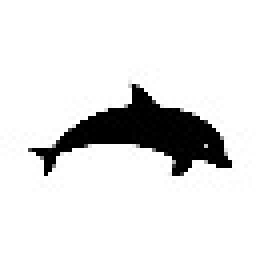
#> input picture test/dolphin_64.jpg, 64 x 64 px (shown 4 times larger)
$ jupyter execute --allow-errors gencol_multi_marginal_multi_dim_optimized.ipynb
#> lines starting #> are read from the running program, lines starting #| are printed output that depends on the picture
[cell 1]
import matplotlib.pyplot as plt
import numpy as np
from tqdm import tqdm
from PIL import Image
import scipy.sparse as sp
import time
import itertools
import scipy
import cvxpy as cp
import random
import matplotlib
import math
# [23 lines left out: function create_array, not called in this run]

class Genetic_Algorithm:
    def __init__(self, img_list):


        self.N = img_list[0].shape[0]
        self.dim = len(img_list[0].shape)
        self.imgs = np.array([img.flatten() for img in img_list])
        self.b_eq = np.concatenate(self.imgs)
        self.non_zero_indices = []
        self.n_imgs = len(self.imgs)


        start = time.time()
        print("initializing omega...")
        self.current_gamma, self.active_indices = self.initialize_omega()
        print("omega initialized in %5.3f. s" %(time.time()-start))

        start = time.time()
        print("initializing cost vector...")
        self.current_cost_vector = self.get_cost(self.active_indices)
        print("cost vector initialized in %5.3f. s" %(time.time()-start))

        start = time.time()
        print("initializing full model...")
        self.current_gamma, self.constraints_RMP, self.current_kantorovich = self.initialize_model()
        print("full model initialized in %5.3f. s" %(time.time()-start))

        #stats
        self.cost = []
        self.time_child = []
        self.children_sampled = []
        self.time_model = []
        self.len_children = []
        self.n_children = []

    def initialize_omega(self):
        #the north west rule is used to initialise omega
        #we start with the first pixel of each image
        indices = np.zeros(self.n_imgs)
        omega = [indices.copy()]
        b = np.array([img[0] for img in self.imgs])

        current_gamma = [np.min(b)]
        while np.min(indices) < self.N**self.dim-1:
            gamma = np.min(b)
            b-=gamma
            low = np.where(b < 1e-12)[0]
            indices[low] +=1
            indices = np.clip(indices, a_min=0, a_max=self.N**self.dim-1)
            b[low] = self.imgs[low,indices[low].astype('int')]

            omega.append(indices.copy())
            current_gamma.append(gamma)

        return np.array(current_gamma), np.array(omega).astype('int')

    def initialize_model(self):
        indices_row = np.array([])
        indices_col = np.array([])
        for i in range(self.n_imgs):
            for indices in range(self.N**self.dim):
                gamma_indices = np.where(self.active_indices.transpose()[i] == indices)[0]
                indices_row = np.concatenate((indices_row, gamma_indices))
                indices_col = np.concatenate((indices_col, np.ones(len(gamma_indices))*(indices+i*self.N**self.dim)))

        A_eq = sp.csr_matrix((np.ones(len(indices_col)), (indices_col, indices_row)), shape=( self.N**self.dim*self.n_imgs, len(self.active_indices)))

        gamma = cp.Variable(len(self.current_cost_vector))

        objective = cp.Minimize(self.current_cost_vector @ gamma)

        constraints = [A_eq@gamma==self.b_eq, gamma >= 0]
        prob = cp.Problem(objective, constraints)
        gamma.value = self.current_gamma
        prob.solve(warm_start=True, solver=cp.GUROBI)

        primal_solution = gamma.value
        dual_solution = -constraints[0].dual_value
        return primal_solution, A_eq, dual_solution

    def barycentric_distance(self, indices_list):
        # mean squared deviation from the classical barycenter of the xi
        #rescale x and y to be in [0,1]
        indices_list=indices_list/self.N
        barycenter = np.sum(indices_list, axis=0)/self.n_imgs
        barycenter_cost = np.sum([np.sum((x - barycenter) ** 2, axis=0)/self.n_imgs for x in indices_list], axis=0)
        return barycenter_cost

    def get_cost(self, vector):
        #for each pair of active pixels, compute the cost of moving the first pixel to the second
        indices_list = []
        for i in range(self.n_imgs):
            indices_list.append(np.array(np.unravel_index(vector.transpose()[i], tuple([self.N for i in range(self.dim)]))))
        cost_vector = self.barycentric_distance(np.array(indices_list))
        return cost_vector

    def compute_gain(self, cost, children):
        gain = np.sum([self.current_kantorovich[i*(self.N**self.dim):(i+1)*(self.N**self.dim)][children.transpose()[i]] for i in range(self.n_imgs)])-cost
        return gain

    # [42 lines left out: function find_best_child, not called in this run]


    def get_single_cost(self, child):
        indices = np.array([np.array(np.unravel_index(child[0], tuple([self.N for i in range(self.dim)]))) for i in range(self.n_imgs)])
        return self.barycentric_distance(indices)

    # [122 lines left out: functions run, solve_model, get_mean, reduce, plot, not called in this run]

    def save(self):
        matplotlib.image.imsave('barycenter.png', self.get_mean(0.5), cmap='Greys')

[cell 2]
path_img1 = "dolphin_64.jpg"
path_img2 = "bird_64.jpg"
path_img3 = "star_64.jpg"
path_img4 = "flower_64.jpg"

dim=32
n_imgs = 2
#copies: (32,(2,3,4,8,16,24)), (64,(2,3,4,8)), (128,(2,3,4)),
#14 total tests (dim, n_imgs)

#paths = [f"L/L{i}.jpg" for i in range(2,8)]
paths = [path_img1,path_img2,path_img3]
img_list = [np.array(Image.open(path).convert('L')) for path in paths]
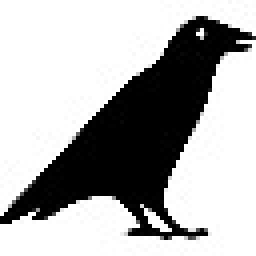
#> input picture test/bird_64.jpg, 64 x 64 px (shown 4 times larger)
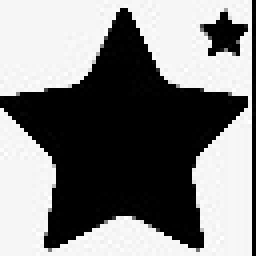
#> input picture test/star_64.jpg, 64 x 64 px (shown 4 times larger)
#> img_list = 3 items
#img_list = [np.random.random((dim,dim)) for i in range(n_imgs)]
img_list = [1-img/255 for img in img_list]
img_list = [(img/np.sum(img))*img.shape[0]*20 for img in img_list]

#> (a cell that did not finish here is left out)

#> in __init__, `self.b_eq = np.concatenate(self.imgs)`: self.b_eq = 12288 values, max 2.81 at index 1506, min 0 at index 0, mean 0.312
#> in __init__, `self.n_imgs = len(self.imgs)`: self.n_imgs = 3
#> in initialize_omega, `b = np.array([img[0] for img in self.imgs])`: b = [0, 0, 0.0224]
#> in initialize_omega, `current_gamma = [np.min(b)]`: current_gamma = [0]
#> the loop in initialize_omega, `while np.min(indices) < self.N**self.dim-1:` made 12237 passes
#> low on passes 1 to 3: [0, 1], [0, 1], [0, 1]
#> after the loop in initialize_omega, `while np.min(indices) < self.N**self.dim-1:`: b = [0, 0, 0.634]; current_gamma = 12238 values, max 0.634 at index 2184, min 0 at index 0, mean 0.105; indices = [4095, 4095, 4095]; omega = 12238 items, first 6: [0, 0, 0], [1, 1, 0], [2, 2, 0], [3, 3, 0], [4, 4, 0], [5, 5, 0]
#> in __init__, `self.current_gamma, self.active_indices = self.initialize_omega()`: self.current_gamma has the same summary as current_gamma in initialize_omega
#> after the loop in get_cost, `for i in range(self.n_imgs):`: indices_list = 3 items
#> in barycentric_distance, `barycenter_cost = np.sum([np.sum((x - barycenter) ** 2, axis=0)/self.n..`: barycenter_cost = 12238 values, max 0.226 at index 11278, min 0 at index 0, mean 0.0558
#> in get_cost, `cost_vector = self.barycentric_distance(np.array(indices_list))`: cost_vector has the same summary as barycenter_cost in barycentric_distance
#> in __init__, `self.current_cost_vector = self.get_cost(self.active_indices)`: self.current_cost_vector has the same summary as barycenter_cost in barycentric_distance
#> in initialize_model, `indices_row = np.array([])`: indices_row = empty array
